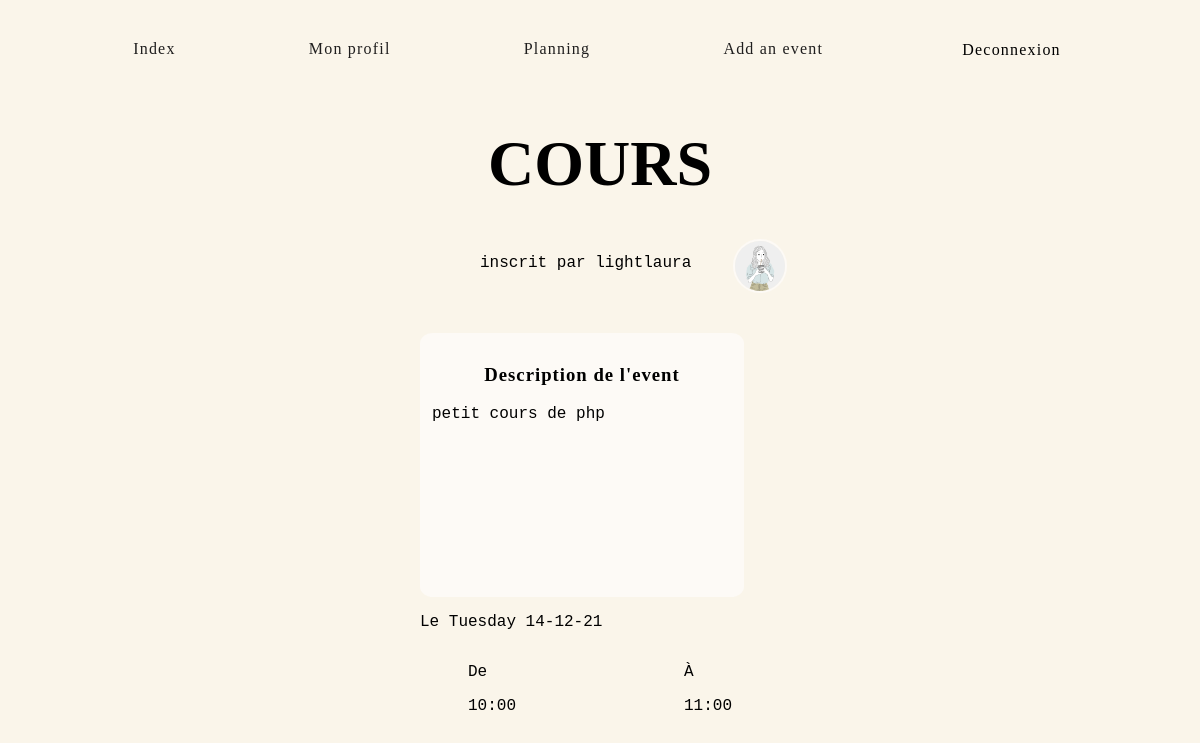
Page /reservation.php?val=31 (signed in) on the committed database.
### tables this page shows
CREATE TABLE `reservations` (
  `id` int(11) NOT NULL,
  `titre` varchar(255) NOT NULL,
  `description` text NOT NULL,
  `debut` datetime NOT NULL,
  `fin` datetime NOT NULL,
  `id_utilisateur` int(11) NOT NULL,
  `type_activité` varchar(255) NOT NULL
);

CREATE TABLE `utilisateurs` (
  `id` int(11) NOT NULL,
  `login` varchar(255) NOT NULL,
  `password` varchar(255) NOT NULL,
  `imgprofil` varchar(255) NOT NULL
);

### reservation.php (the view, shortened to what this page needs)
<?php
$connect = mysqli_connect('localhost', 'root', '', 'reservationsalles');
mysqli_set_charset($connect,"utf8");
if(!isset($_SESSION['login'])){
    header('Location:index.php');
}else {
    $queryReservation = mysqli_query($connect, "SELECT utilisateurs.login, utilisateurs.imgprofil, reservations.id, reservations.titre, reservations.debut, reservations.fin, reservations.type_activité, reservations.description FROM `utilisateurs` INNER JOIN reservations ON id_utilisateur=utilisateurs.id WHERE reservations.id = '".@$_GET['val']."'");
    $fetchReservation = mysqli_fetch_assoc($queryReservation);
    @$debut = $fetchReservation['debut'];
    @$fin = $fetchReservation['fin'];
    @$deb = strtotime($debut);
    @$fi = strtotime($fin);
    $jDebut = date("l d-m-y",$deb);
    $hDebut = date("H:00",$deb);
    $hFin = date("H:00",$fi);
}
?>
<!DOCTYPE html>
<html lang="en">
<head>
    <link href="style.css" rel="stylesheet">
</head>
<body>
    <header>
        <section class="navbar">
            <a id="rose" href="index.php"><p>Index</p></a>
            <a id="bleu" href="profil.php"><p>Mon profil</p></a>
            <a id="violet" href="planning.php"><p>Planning</p></a>
            <a id="jaune" href="reservation-form.php"><p>Add an event</p></a>
            <form action="deconnexion.php" method="post">
                <button class="boutondeco" type="submit" name="deco">Deconnexion</button>
            </form>
        </section>
    </header>
    <main>
        <article id="booksinfo">
                <h2><?php echo strtoupper($fetchReservation['titre']); ?></h2>
            <div id="eventby">inscrit par <?php echo @$fetchReservation['login']; ?>
            <span id="imgreservation">
            <?php if(@!$fetchReservation['imgprofil']){ ?>
                  <img class="imgprofil" src="Uploads/default.png" alt="Profile picture" class='profil' width="50px" height="50px">
            <?php }else {
              ?>
                <img class="imgprofil" src="Uploads/<?php echo $fetchReservation['imgprofil']; ?>" alt="Profile picture" class='profil' width="50px" height="50px">
          <?php } ?>
            </span>
            </div>
            <div id="eventdescri">
                <h3>Description de l'event</h3>
                <?php echo $fetchReservation['description']; ?>
            </div>
                <div id="jour">
                    <p>Le</p>
                    <div id="echo"><p><?php echo $jDebut;?></p></div>
                </div>
                <div id="time">
                    <div id="debut">
                        <p>De</p>
                        <div><?php echo $hDebut; ?></div>
                    </div>
                    <div id="fin">
                        <p>À</p>
                        <div><?php echo $hFin; ?></div>
                    </div>
                </div>
        </article>
    </main>
</body>
</html>

### style.css (style rules this page uses)
body { margin : 0; padding : 0; background-color: #faf5ea; font-family: 'Courier New', Courier, monospace; }
a { outline: none; text-decoration: none; color: rgb(31, 30, 30); }
.navbar { display: flex; flex-direction: row; justify-content: space-evenly; }
.navbar a { margin-top: 3vh; font-family: GothicMedium; letter-spacing: 0.1vw; }
button { border:none; background-color: #faf5ea; font-family: GothicMedium; font-size: 1em; letter-spacing: 0.1vw; cursor: pointer; margin-top: 5vh; }
h3 { font-family: GothicMedium; letter-spacing: 1px; }
.imgprofil { border-radius: 50%; border: 2px solid #FDFAF6; float: left; shape-outside: circle(); margin-right: 7%; }
#booksinfo { display: flex; flex-direction: column; width: 50vw; margin-left: 25vw; }
h2 { position: relative; font-family: GothicMedium; font-size: 4em; text-align: center; }
#eventby { display: flex; flex-direction: row; margin-left: 30%; }
#imgreservation { margin-top: -15px; margin-left: 10%; }
#eventdescri { background-color: #FDFAF6; margin-top: 5vh; width: 25vw; height: 30vh; padding: 2%; border-radius: 4%; margin-left: 10vw; }
h3 { text-align: center; font-family: GothicLight; }
#jour { display: flex; flex-direction: row; margin-left: 10vw; }
#echo { margin-left: 2%; }
#time { display: flex; flex-direction: row; justify-content: space-evenly; }

### reservation.php (style rules this page uses)
h2::before { transform: scaleX(0); transform-origin: bottom right; }
h2::before { content: " "; display: block; position: absolute; top: 0; right: 0; bottom: 0; left: 0; inset: 0 0 0 0; background-color: #98DDCA; z-index: -1; transition: transform .3s ease; }

### rows in the picture
reservations: titre "COURS", id_utilisateur.login "lightlaura", id_utilisateur.imgprofil (picture), description "petit cours de php", debut "Tuesday 14-12-21", debut "10:00", fin "11:00"
